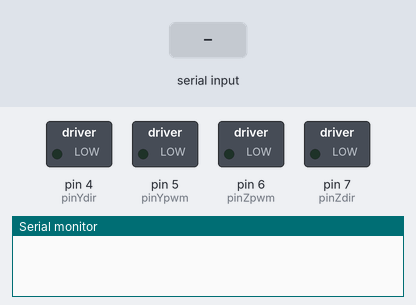
Bench run of a sketch on a simulated Arduino Uno, built with avr-gcc and run on an emulated ATmega328P. Parts: switched loads named in the sketch (green lamp = pin HIGH), the last lines printed to the serial monitor. Inputs (shaded band) come from the test bench.

Above: at 1.2 s.
1.3 s: "krijgpakket:1\n" received over Serial
At 2.3 s:
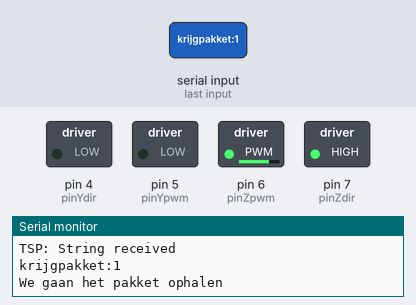
4.3 s: "yas:1\n" received over Serial
7.3 s: "drop:1\n" received over Serial
At 8.3 s:
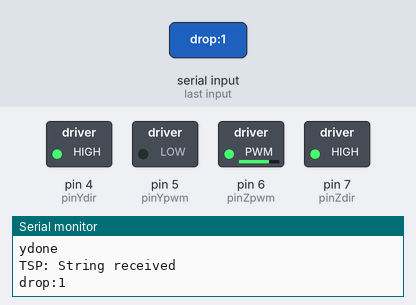
12.8 s: "krijgpakket:150\n" received over Serial
At 16.1 s:
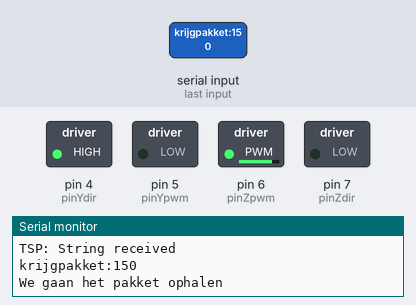
Timing chart, 0 to 16.8 s (numbered marks = the images above; inputs shaded):
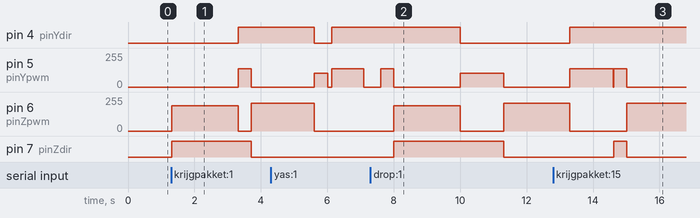

Measured:
- after the input at 1.3 s, pin 4 (pinYdir): LOW → HIGH after 2.0 s; pin 5 (pinYpwm): 0/255 → 138/255 after 2.0 s, → 0/255 0.39 s later; pin 6 (pinZpwm): 0/255 → 190/255 at once, → 0/255 2.0 s later, → 210/255 0.39 s later; pin 7 (pinZdir): LOW → HIGH at once, → LOW 2.4 s later
- after the input at 7.3 s, pin 4 (pinYdir): HIGH → LOW after 2.7 s; pin 5 (pinYpwm): 0/255 → 138/255 after 0.31 s, → 0/255 0.40 s later, → 103/255 2.0 s later, → 0/255 1.3 s later; pin 6 (pinZpwm): 0/255 → 190/255 after 0.71 s, → 0/255 2.0 s later, → 210/255 1.3 s later; pin 7 (pinZdir): LOW → HIGH after 0.71 s, → LOW 3.3 s later
- after the input at 12.8 s, pin 7 (pinZdir): LOW → HIGH after 1.8 s, → LOW 0.39 s later

The sketch:

arduino_tsp_new.ino
```cpp
//Pinnen
//motor
int pinYpwm = 5;
int pinYdir = 4; //ON up, OFF down
int pinZpwm = 6;
int pinZdir = 7; //ON forward, OFF backward
//Serial read
boolean stringComplete = false;
String inputString = "";

void setup() {
  Serial.begin(9600);
  pinMode(pinYpwm, OUTPUT);
  pinMode(pinYdir, OUTPUT);
  pinMode(pinZpwm, OUTPUT);
  pinMode(pinZdir, OUTPUT);
}

void serialEvent() {
  //Check if serial open is
  while (Serial.available()) {
    //Lees de bits die de java applicatie stuurt
    char inChar = (char)Serial.read();
    inputString += inChar;
    //Wanneer hij \n ontvangt stop die
    if (inChar == '\n') {
      stringComplete = true;
      //Hij haalt \n eraf zodat je de juiste string krijgt
      inputString = inputString.substring(0, inputString.length()-1);
    }
    //Haalt de serial leeg
   Serial.flush();
   }
}

void loop() {
/*
     if (Serial.available())
   {
       int c = Serial.read();
       switch (c)
     {
       case '1':
         stuurY(1);
         break;                    // send command one time
       case '2':
         stuurY(2);
         break;
       case '3':
         stuurY(3);
	 break;
      case '4':
         stuurY(4);
         break;
      case '5':
         stuurY(5);
         break;
      case '6':
         dropPakket(3);
         break;
      case '7':
         dropPakket(2);
         break;
      case '8':
         dropPakket(1);
         break;
     }
   }
*/
     if(stringComplete){
        Serial.println("TSP: String received");
        int splitter = inputString.indexOf(':');
        String verzending = inputString.substring(0, splitter);
        int waarde = inputString.substring(splitter + 1).toInt();
        Serial.println(inputString);
        if(verzending == "yas"){
          Serial.println("We gaan de y sturen");
          stuurY(waarde);
        }
        if(verzending == "krijgpakket"){
          Serial.println("We gaan het pakket ophalen");
          pakPakket(waarde);
        }
        if(verzending == "drop"){
          dropPakket(waarde);
        }
        inputString = "";
        stringComplete = false;
    }

}
```

bestuur.ino
```cpp
//Positie
int huidigeY = 0;
//De stippen per vak
//int vakkenY[] = {0, 7, 5, 7, 7, 5};
int vakkenY[] = {0, 970, 970, 970, 970, 920};
int vakkenZ[] = {0, 2000, 1400, 1000, 500, 100};
//Motor speed
int ySpeed = 138;
int zSpeed = 190;
int yVertraging = 35;

//Hiermee sturen we de Y as
void stuurY(int yas){
  delay(100);
  int dedelay = 0;
  //Kijkt of hij naar boven of naar beneden moet
  //Dit is naar beneden
  if(yas - huidigeY < 0){
    for (int i = huidigeY; i >= yas; i--) {
       dedelay += vakkenY[i];
    }
    if(huidigeY - yas == 1){
      dedelay = dedelay - 200;
    }
    digitalWrite(pinYdir, LOW);
    analogWrite(pinYpwm, ySpeed - yVertraging);
  //Dit is naar boven
  }else if(yas - huidigeY > 0){
    for (int i = huidigeY + 1; i <= yas; i++) {
       dedelay += vakkenY[i];
    }
    digitalWrite(pinYdir, HIGH);
    analogWrite(pinYpwm, ySpeed);
  }
  delay(dedelay);
  //Schakel de motor en lampje van Y as uit
  analogWrite(pinYpwm, 0);
  //De counters weer resetten wanneer hij klaar is
  huidigeY = yas;
  Serial.println("test1");
  delay(500);
  Serial.println("ydone");

}

void pakPakket(int pakket){
  //De Z as naar voren
  int dedelay = vakkenZ[pakket];

  //Start de motor
  digitalWrite(pinZdir, HIGH);
  analogWrite(pinZpwm, zSpeed);
  //Wachten tot die op positie is
  delay(dedelay);
    //Schakel de motor en lampje van Y as uit
  analogWrite(pinZpwm, 0);
  //De counters weer resetten wanneer hij klaar is
  //Einde Z as naar voren
  //Start de motor
  digitalWrite(pinYdir, HIGH);
  analogWrite(pinYpwm, ySpeed);
  //Wachten tot die op positie is
  delay(390);
  //Schakel de motor en lampje van Y as uit
  analogWrite(pinYpwm, 0);
  //Einde Y as omhoog
  //Begin Z as naar achter
  dedelay = vakkenZ[pakket];
  dedelay = dedelay - 100;
  //Start de motor
  digitalWrite(pinZdir, LOW);
  analogWrite(pinZpwm, zSpeed + 20);
  //Wachten tot die op positie is
  delay(dedelay);
  //Schakel de motor en lampje van Y as uit
  analogWrite(pinZpwm, 0);
  //Einde Z as naar achter
  digitalWrite(pinYdir, LOW);
  analogWrite(pinYpwm, ySpeed - yVertraging);
  //Wachten tot die op positie is
  delay(410);
  //Schakel de motor en lampje van Y as uit
  analogWrite(pinYpwm, 0);
  //Einde Y as omlaag
  Serial.println("pakketdone");
  //JAJA, hij is eindelijk klaar :D
}

void dropPakket(int pakket){
    //Start de motor
  analogWrite(pinYpwm, ySpeed);
  //Wachten tot die op positie is
  delay(400);
    //Schakel de motor en lampje van Y as uit
  analogWrite(pinYpwm, 0);

  //De Z as naar voren
  int dedelay = vakkenZ[pakket];

  //Start de motor
  digitalWrite(pinZdir, HIGH);
  analogWrite(pinZpwm, zSpeed);
  //Wachten tot die op positie is
  delay(dedelay);
    //Schakel de motor en lampje van Y as uit
  analogWrite(pinZpwm, 0);
  //De counters weer resetten wanneer hij klaar is
  //Einde Z as naar voren
  //Start de motor
  digitalWrite(pinYdir, LOW);
  analogWrite(pinYpwm, ySpeed - yVertraging);
  //Wachten tot die op positie is
  delay(1300);
  //Schakel de motor en lampje van Y as uit
  analogWrite(pinYpwm, 0);
  //Einde Y as omhoog
  //Begin Z as naar achter
  dedelay = vakkenZ[pakket];
  //Start de motor
  digitalWrite(pinZdir, LOW);
  analogWrite(pinZpwm, zSpeed + 20);
  //Wachten tot die op positie is
  delay(dedelay);
  //Schakel de motor en lampje van Y as uit
  analogWrite(pinZpwm, 0);
  //Einde Z as naar achter
  digitalWrite(pinYdir, HIGH);
  analogWrite(pinYpwm, ySpeed);
  //Wachten tot die op positie is
  delay(1300);
  //Schakel de motor en lampje van Y as uit
  analogWrite(pinYpwm, 0);
  //Einde Y as omlaag
  Serial.println("dropdone");
  //JAJA, hij is eindelijk klaar :D
}
```
